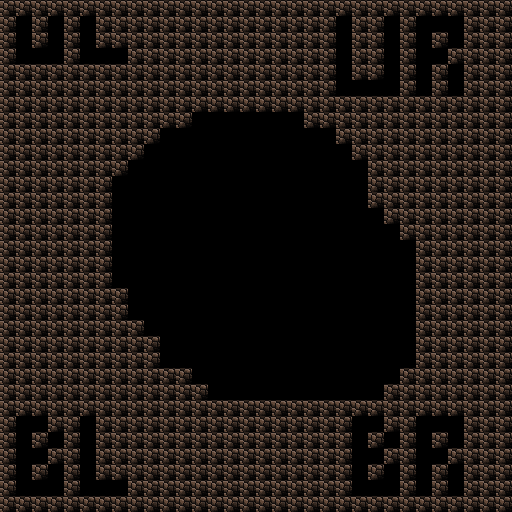

A 2D game scene composited from a Tiled map and its tileset images. What follows is a short description and the map's XML, with each tile layer's data collapsed to a summary:
An orthogonal 32x32 tile map with 16x16 px tiles, 1 tile layer (Tile Layer 1) and 1 object (test_dude).

<map version="1.0" orientation="orthogonal" renderorder="right-down" width="32" height="32" tilewidth="16" tileheight="16" nextobjectid="4">
 <tileset firstgid="1" name="devtile" tilewidth="16" tileheight="16" tilecount="9">
  <properties>
   <property name="asset" value="tiles.dev" />
  </properties>
  <image source="devtile.png" width="16" height="16" />
 </tileset>
 <layer name="Tile Layer 1" width="32" height="32">
  <data>[1024 cells, 670 non-empty, 1 distinct tile ids]</data>
 </layer>
 <objectgroup name="Object Layer 1">
  <object id="2" type="test_dude" x="16" y="48" width="16" height="16" />
 </objectgroup>
</map>